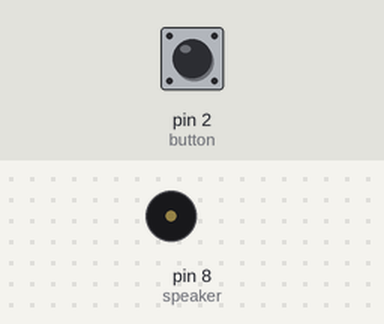
Recording of a sketch running on a simulated Arduino Uno, built with avr-gcc and run on an emulated ATmega328P. On the bench: buzzer (waves = sounding). Inputs (shaded band) come from the test bench; at power-on: pin 2 (button) HIGH.

Above: at 1.2 s.
1.3 s: pin 2 (button) pulled LOW for 0.15 s
At 2.0 s:
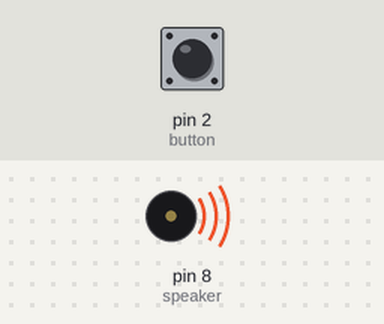
Timing chart, 0 to 10.4 s (numbered marks = the images above; inputs shaded):
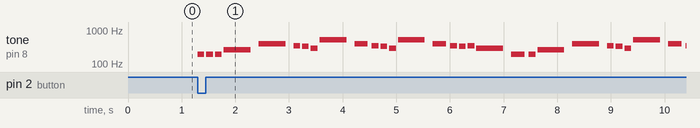

The sketch:

2022-11-21_Tone_Lab_3.ino
```cpp
#include "pitches.h"

const int speaker = 8;
const int button = 2;

int play = 1;

int melody[] = {
  NOTE_G3, NOTE_G3, NOTE_G3,
  NOTE_C4, NOTE_G4, NOTE_F4, NOTE_E4, NOTE_D4, NOTE_C5, NOTE_G4, NOTE_F4,
  NOTE_E4, NOTE_D4, NOTE_C5, NOTE_G4, NOTE_F4, NOTE_E4, NOTE_F4, NOTE_D4,
  NOTE_G3, NOTE_G3,
  NOTE_C4, NOTE_G4, NOTE_F4, NOTE_E4, NOTE_D4, NOTE_C5, NOTE_G4, NOTE_F4,
  NOTE_E4, NOTE_D4, NOTE_C5, NOTE_G4, NOTE_F4,
  NOTE_E4, NOTE_F4, NOTE_D4,
  NOTE_G3, NOTE_G3, NOTE_A3, NOTE_A3,
  NOTE_F4, NOTE_E4, NOTE_D4, NOTE_C4, NOTE_C4, NOTE_D4, NOTE_E4, NOTE_D4,
  NOTE_A3, NOTE_B3, NOTE_G3, NOTE_G3, NOTE_A3, NOTE_A3,
  NOTE_F4, NOTE_E4, NOTE_D4, NOTE_C4, NOTE_G4, NOTE_D4,
  NOTE_G3, NOTE_A3, NOTE_A3,
  NOTE_F4, NOTE_E4, NOTE_D4, NOTE_C4, NOTE_C4, NOTE_D4, NOTE_E4, NOTE_D4,
  NOTE_A3, NOTE_B3, NOTE_G3, NOTE_G3,
  NOTE_C5, NOTE_AS4, NOTE_GS4, NOTE_G4, NOTE_F4, NOTE_DS4, NOTE_D4, NOTE_C4, NOTE_G4,
  NOTE_G3, NOTE_G3, NOTE_G3, NOTE_G3, NOTE_G3, NOTE_G3, NOTE_G3, NOTE_A3, NOTE_C4,
  NOTE_F4, NOTE_D4,
  NOTE_G3, NOTE_G3, NOTE_G3,
  NOTE_C4, NOTE_G4, NOTE_F4, NOTE_E4, NOTE_D4, NOTE_C5, NOTE_G4, NOTE_F4,
  NOTE_E4, NOTE_D4, NOTE_C5, NOTE_G4, NOTE_F4, NOTE_E4, NOTE_F4, NOTE_D4,
  NOTE_G3, NOTE_G3,
  NOTE_C4, NOTE_G4, NOTE_F4, NOTE_E4, NOTE_D4, NOTE_C5, NOTE_G4, NOTE_F4,
  NOTE_E4, NOTE_D4, NOTE_C5, NOTE_G4, NOTE_F4, NOTE_E4, NOTE_F4, NOTE_D4,
  NOTE_G3, NOTE_G3,
  NOTE_C4, NOTE_C4, NOTE_C4, NOTE_C4, NOTE_C4,
};

int noteDurations[] = {
  8, 8, 8,
  2, 2, 8, 8, 8, 2, 4, 8,
  8, 8, 2, 4, 8, 8, 8, 2,
  4, 8,
  2, 2, 8, 8, 8, 2, 4, 8,
  8, 8, 2, 4, 8,
  8, 8, 2,
  4, 8, 2, 4,
  4, 4, 4, 4, 8, 8, 8, 4,
  8, 4, 4, 8, 2, 4,
  8, 8, 8, 8, 4, 2,
  8, 2, 4,
  4, 4, 4, 4, 8, 8, 8, 4,
  8, 4, 4, 8,
  4, 8, 4, 8, 4, 8, 4, 8, 4,
  8, 8, 8, 4, 8, 16, 16, 2, 8,
  4, 1,
  8, 8, 8,
  2, 2, 8, 8, 8, 2, 4, 8,
  8, 8, 2, 4, 8, 8, 8, 2,
  4, 8,
  2, 2, 8, 8, 8, 2, 4, 8,
  8, 8, 2, 4, 8, 8, 8, 2,
  4, 8,
  1, 8, 8, 8, 4
};

int numTones = sizeof(melody)/sizeof(melody[0]);

void setup() {
  Serial.begin(9600);
  pinMode(button, INPUT_PULLUP);
  pinMode(speaker, OUTPUT);
}

void loop() {
  play = digitalRead(button);
  if (play == 0) {
    for (int thisNote = 0; thisNote < numTones; thisNote++) {
      int noteDuration = 1000 / noteDurations[thisNote];
      tone(speaker, melody[thisNote], noteDuration);
      int pauseBetweenNotes = noteDuration * 1.30;
      delay(pauseBetweenNotes);
      noTone(speaker);
    }
  }
}
```

Measured:
- after the input at 1.3 s, tone on pin 8 (speaker): plays 196 Hz for 0.13 s, 196 Hz for 0.13 s, 196 Hz for 0.13 s, 262 Hz for 0.50 s, 392 Hz for 0.50 s, 349 Hz for 0.13 s … (29 notes in this stretch), starting at once
